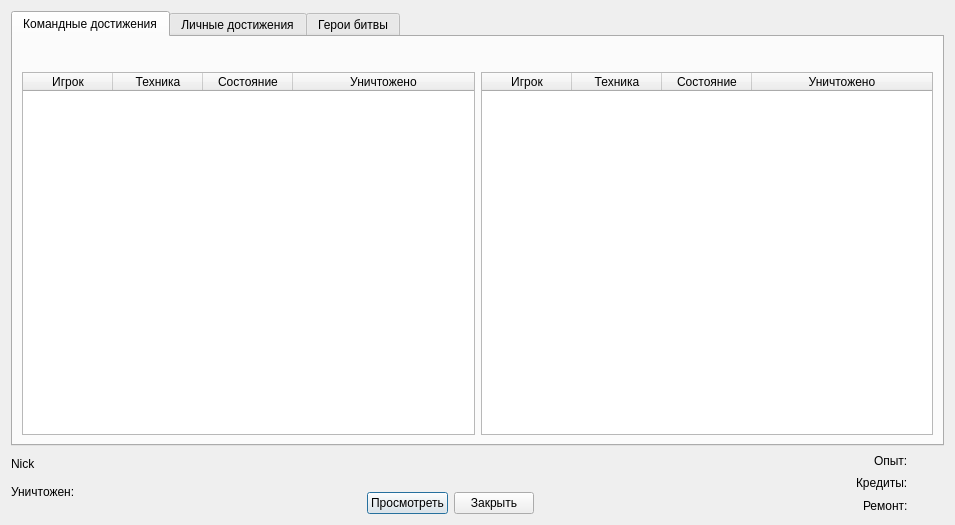
<?xml version="1.0" encoding="UTF-8"?>
<ui version="4.0">
 <class>ReplayInfo</class>
 <widget class="QDialog" name="ReplayInfo">
  <property name="geometry">
   <rect>
    <x>0</x>
    <y>0</y>
    <width>955</width>
    <height>525</height>
   </rect>
  </property>
  <property name="minimumSize">
   <size>
    <width>940</width>
    <height>525</height>
   </size>
  </property>
  <property name="windowTitle">
   <string>Dialog</string>
  </property>
  <layout class="QVBoxLayout" name="verticalLayout_8">
   <item>
    <widget class="QTabWidget" name="tabWidget">
     <property name="tabShape">
      <enum>QTabWidget::Rounded</enum>
     </property>
     <property name="currentIndex">
      <number>0</number>
     </property>
     <property name="elideMode">
      <enum>Qt::ElideNone</enum>
     </property>
     <property name="documentMode">
      <bool>false</bool>
     </property>
     <property name="tabsClosable">
      <bool>false</bool>
     </property>
     <property name="movable">
      <bool>false</bool>
     </property>
     <widget class="QWidget" name="tab">
      <attribute name="title">
       <string>Командные достижения</string>
      </attribute>
      <layout class="QVBoxLayout" name="verticalLayout_9">
       <item>
        <layout class="QHBoxLayout" name="horizontalLayout_13">
         <item>
          <spacer name="horizontalSpacer_15">
           <property name="orientation">
            <enum>Qt::Horizontal</enum>
           </property>
           <property name="sizeHint" stdset="0">
            <size>
             <width>40</width>
             <height>20</height>
            </size>
           </property>
          </spacer>
         </item>
         <item>
          <widget class="QLabel" name="IsWinLabel">
           <property name="text">
            <string/>
           </property>
          </widget>
         </item>
         <item>
          <spacer name="horizontalSpacer_16">
           <property name="orientation">
            <enum>Qt::Horizontal</enum>
           </property>
           <property name="sizeHint" stdset="0">
            <size>
             <width>40</width>
             <height>20</height>
            </size>
           </property>
          </spacer>
         </item>
        </layout>
       </item>
       <item>
        <layout class="QHBoxLayout" name="horizontalLayout_3">
         <item>
          <widget class="QTableWidget" name="TeamMyTable">
           <property name="editTriggers">
            <set>QAbstractItemView::NoEditTriggers</set>
           </property>
           <property name="dragDropOverwriteMode">
            <bool>false</bool>
           </property>
           <property name="selectionMode">
            <enum>QAbstractItemView::SingleSelection</enum>
           </property>
           <property name="selectionBehavior">
            <enum>QAbstractItemView::SelectRows</enum>
           </property>
           <property name="sortingEnabled">
            <bool>true</bool>
           </property>
           <attribute name="horizontalHeaderDefaultSectionSize">
            <number>90</number>
           </attribute>
           <attribute name="horizontalHeaderShowSortIndicator" stdset="0">
            <bool>true</bool>
           </attribute>
           <attribute name="horizontalHeaderStretchLastSection">
            <bool>true</bool>
           </attribute>
           <attribute name="verticalHeaderDefaultSectionSize">
            <number>18</number>
           </attribute>
           <column>
            <property name="text">
             <string>Игрок</string>
            </property>
           </column>
           <column>
            <property name="text">
             <string>Техника</string>
            </property>
           </column>
           <column>
            <property name="text">
             <string>Состояние</string>
            </property>
           </column>
           <column>
            <property name="text">
             <string>Уничтожено</string>
            </property>
           </column>
          </widget>
         </item>
         <item>
          <widget class="QTableWidget" name="TeamEnemesTable">
           <property name="editTriggers">
            <set>QAbstractItemView::NoEditTriggers</set>
           </property>
           <property name="dragDropOverwriteMode">
            <bool>false</bool>
           </property>
           <property name="selectionMode">
            <enum>QAbstractItemView::SingleSelection</enum>
           </property>
           <property name="selectionBehavior">
            <enum>QAbstractItemView::SelectRows</enum>
           </property>
           <property name="sortingEnabled">
            <bool>true</bool>
           </property>
           <attribute name="horizontalHeaderDefaultSectionSize">
            <number>90</number>
           </attribute>
           <attribute name="horizontalHeaderStretchLastSection">
            <bool>true</bool>
           </attribute>
           <attribute name="verticalHeaderDefaultSectionSize">
            <number>18</number>
           </attribute>
           <column>
            <property name="text">
             <string>Игрок</string>
            </property>
           </column>
           <column>
            <property name="text">
             <string>Техника</string>
            </property>
           </column>
           <column>
            <property name="text">
             <string>Состояние</string>
            </property>
           </column>
           <column>
            <property name="text">
             <string>Уничтожено</string>
            </property>
           </column>
          </widget>
         </item>
        </layout>
       </item>
      </layout>
     </widget>
     <widget class="QWidget" name="tab_2">
      <attribute name="title">
       <string>Личные достижения</string>
      </attribute>
      <layout class="QVBoxLayout" name="verticalLayout_10">
       <item>
        <layout class="QHBoxLayout" name="horizontalLayout_14">
         <item>
          <spacer name="horizontalSpacer_17">
           <property name="orientation">
            <enum>Qt::Horizontal</enum>
           </property>
           <property name="sizeHint" stdset="0">
            <size>
             <width>40</width>
             <height>20</height>
            </size>
           </property>
          </spacer>
         </item>
         <item>
          <widget class="QLabel" name="IsWinLabel_2">
           <property name="text">
            <string/>
           </property>
          </widget>
         </item>
         <item>
          <spacer name="horizontalSpacer_18">
           <property name="orientation">
            <enum>Qt::Horizontal</enum>
           </property>
           <property name="sizeHint" stdset="0">
            <size>
             <width>40</width>
             <height>20</height>
            </size>
           </property>
          </spacer>
         </item>
        </layout>
       </item>
       <item>
        <layout class="QHBoxLayout" name="horizontalLayout_2">
         <item>
          <layout class="QVBoxLayout" name="verticalLayout_4">
           <item>
            <widget class="QLabel" name="iKilled">
             <property name="text">
              <string>Уничтожил:</string>
             </property>
            </widget>
           </item>
           <item>
            <widget class="QListWidget" name="KilledList"/>
           </item>
           <item>
            <layout class="QHBoxLayout" name="ShotsLayout">
             <item>
              <widget class="QLabel" name="iShots">
               <property name="text">
                <string>Произвёл выстрелов: </string>
               </property>
              </widget>
             </item>
             <item>
              <widget class="QLabel" name="ShotsLabel">
               <property name="text">
                <string/>
               </property>
              </widget>
             </item>
             <item>
              <spacer name="horizontalSpacer_10">
               <property name="orientation">
                <enum>Qt::Horizontal</enum>
               </property>
               <property name="sizeHint" stdset="0">
                <size>
                 <width>16</width>
                 <height>20</height>
                </size>
               </property>
              </spacer>
             </item>
            </layout>
           </item>
           <item>
            <layout class="QHBoxLayout" name="GetPointLayout">
             <item>
              <widget class="QLabel" name="iGetPoint">
               <property name="text">
                <string>Захват базы: </string>
               </property>
              </widget>
             </item>
             <item>
              <widget class="QLabel" name="GetCPoint">
               <property name="text">
                <string/>
               </property>
              </widget>
             </item>
             <item>
              <widget class="QLabel" name="iPersent">
               <property name="text">
                <string>%</string>
               </property>
              </widget>
             </item>
             <item>
              <spacer name="horizontalSpacer_11">
               <property name="orientation">
                <enum>Qt::Horizontal</enum>
               </property>
               <property name="sizeHint" stdset="0">
                <size>
                 <width>25</width>
                 <height>20</height>
                </size>
               </property>
              </spacer>
             </item>
            </layout>
           </item>
          </layout>
         </item>
         <item>
          <layout class="QVBoxLayout" name="verticalLayout_3">
           <item>
            <widget class="QLabel" name="iDamaged">
             <property name="text">
              <string>Повредил:</string>
             </property>
            </widget>
           </item>
           <item>
            <widget class="QListWidget" name="DamagedList"/>
           </item>
           <item>
            <layout class="QHBoxLayout" name="ShotsLayout_2">
             <item>
              <widget class="QLabel" name="iShots_2">
               <property name="text">
                <string>Попал по цели: </string>
               </property>
              </widget>
             </item>
             <item>
              <widget class="QLabel" name="ShotsToEnemy">
               <property name="text">
                <string/>
               </property>
              </widget>
             </item>
             <item>
              <spacer name="horizontalSpacer_12">
               <property name="orientation">
                <enum>Qt::Horizontal</enum>
               </property>
               <property name="sizeHint" stdset="0">
                <size>
                 <width>20</width>
                 <height>20</height>
                </size>
               </property>
              </spacer>
             </item>
            </layout>
           </item>
           <item>
            <layout class="QHBoxLayout" name="GetPointLayout_2">
             <item>
              <widget class="QLabel" name="iGetPoint_2">
               <property name="text">
                <string>Защита базы: </string>
               </property>
              </widget>
             </item>
             <item>
              <widget class="QLabel" name="DropCP">
               <property name="text">
                <string/>
               </property>
              </widget>
             </item>
             <item>
              <widget class="QLabel" name="ipersent">
               <property name="text">
                <string>%</string>
               </property>
              </widget>
             </item>
             <item>
              <spacer name="horizontalSpacer_13">
               <property name="orientation">
                <enum>Qt::Horizontal</enum>
               </property>
               <property name="sizeHint" stdset="0">
                <size>
                 <width>21</width>
                 <height>20</height>
                </size>
               </property>
              </spacer>
             </item>
            </layout>
           </item>
          </layout>
         </item>
         <item>
          <layout class="QVBoxLayout" name="verticalLayout_2">
           <item>
            <widget class="QLabel" name="iDiscoved">
             <property name="text">
              <string>Обнаружил:</string>
             </property>
            </widget>
           </item>
           <item>
            <widget class="QListWidget" name="DiscovedList"/>
           </item>
           <item>
            <layout class="QHBoxLayout" name="horizontalLayout_5">
             <item>
              <widget class="QLabel" name="iShotsGet">
               <property name="text">
                <string>Попаданий получил: </string>
               </property>
              </widget>
             </item>
             <item>
              <widget class="QLabel" name="ShotsGet">
               <property name="text">
                <string/>
               </property>
              </widget>
             </item>
             <item>
              <spacer name="horizontalSpacer_14">
               <property name="orientation">
                <enum>Qt::Horizontal</enum>
               </property>
               <property name="sizeHint" stdset="0">
                <size>
                 <width>13</width>
                 <height>20</height>
                </size>
               </property>
              </spacer>
             </item>
            </layout>
           </item>
           <item>
            <spacer name="verticalSpacer">
             <property name="orientation">
              <enum>Qt::Vertical</enum>
             </property>
             <property name="sizeType">
              <enum>QSizePolicy::Fixed</enum>
             </property>
             <property name="sizeHint" stdset="0">
              <size>
               <width>20</width>
               <height>22</height>
              </size>
             </property>
            </spacer>
           </item>
          </layout>
         </item>
        </layout>
       </item>
      </layout>
     </widget>
     <widget class="QWidget" name="tab_3">
      <attribute name="title">
       <string>Герои битвы</string>
      </attribute>
      <layout class="QVBoxLayout" name="verticalLayout_11">
       <item>
        <layout class="QHBoxLayout" name="horizontalLayout_15">
         <item>
          <spacer name="horizontalSpacer_19">
           <property name="orientation">
            <enum>Qt::Horizontal</enum>
           </property>
           <property name="sizeHint" stdset="0">
            <size>
             <width>40</width>
             <height>20</height>
            </size>
           </property>
          </spacer>
         </item>
         <item>
          <widget class="QLabel" name="IsWinLabel_3">
           <property name="text">
            <string/>
           </property>
          </widget>
         </item>
         <item>
          <spacer name="horizontalSpacer_20">
           <property name="orientation">
            <enum>Qt::Horizontal</enum>
           </property>
           <property name="sizeHint" stdset="0">
            <size>
             <width>40</width>
             <height>20</height>
            </size>
           </property>
          </spacer>
         </item>
        </layout>
       </item>
       <item>
        <widget class="QListWidget" name="listWidget"/>
       </item>
      </layout>
     </widget>
    </widget>
   </item>
   <item>
    <layout class="QHBoxLayout" name="horizontalLayout_12">
     <property name="sizeConstraint">
      <enum>QLayout::SetMinimumSize</enum>
     </property>
     <item>
      <layout class="QVBoxLayout" name="verticalLayout">
       <item>
        <widget class="QLabel" name="NickLabel">
         <property name="text">
          <string>Nick</string>
         </property>
        </widget>
       </item>
       <item>
        <layout class="QHBoxLayout" name="horizontalLayout">
         <item>
          <widget class="QLabel" name="IKilledBy">
           <property name="text">
            <string>Уничтожен: </string>
           </property>
          </widget>
         </item>
         <item>
          <widget class="QLabel" name="KilledByLabel">
           <property name="text">
            <string/>
           </property>
          </widget>
         </item>
        </layout>
       </item>
       <item>
        <spacer name="horizontalSpacer_9">
         <property name="orientation">
          <enum>Qt::Horizontal</enum>
         </property>
         <property name="sizeType">
          <enum>QSizePolicy::Fixed</enum>
         </property>
         <property name="sizeHint" stdset="0">
          <size>
           <width>165</width>
           <height>1</height>
          </size>
         </property>
        </spacer>
       </item>
       <item>
        <spacer name="verticalSpacer_2">
         <property name="orientation">
          <enum>Qt::Vertical</enum>
         </property>
         <property name="sizeType">
          <enum>QSizePolicy::Ignored</enum>
         </property>
         <property name="sizeHint" stdset="0">
          <size>
           <width>20</width>
           <height>10</height>
          </size>
         </property>
        </spacer>
       </item>
      </layout>
     </item>
     <item>
      <spacer name="horizontalSpacer">
       <property name="orientation">
        <enum>Qt::Horizontal</enum>
       </property>
       <property name="sizeHint" stdset="0">
        <size>
         <width>75</width>
         <height>20</height>
        </size>
       </property>
      </spacer>
     </item>
     <item>
      <layout class="QVBoxLayout" name="verticalLayout_5">
       <item>
        <spacer name="verticalSpacer_3">
         <property name="orientation">
          <enum>Qt::Vertical</enum>
         </property>
         <property name="sizeType">
          <enum>QSizePolicy::Minimum</enum>
         </property>
         <property name="sizeHint" stdset="0">
          <size>
           <width>20</width>
           <height>40</height>
          </size>
         </property>
        </spacer>
       </item>
       <item>
        <layout class="QHBoxLayout" name="horizontalLayout_4">
         <item>
          <widget class="QPushButton" name="WatchReplayButton">
           <property name="text">
            <string>Просмотреть</string>
           </property>
          </widget>
         </item>
         <item>
          <widget class="QPushButton" name="CloseButton">
           <property name="text">
            <string>Закрыть</string>
           </property>
          </widget>
         </item>
        </layout>
       </item>
      </layout>
     </item>
     <item>
      <spacer name="horizontalSpacer_2">
       <property name="orientation">
        <enum>Qt::Horizontal</enum>
       </property>
       <property name="sizeType">
        <enum>QSizePolicy::MinimumExpanding</enum>
       </property>
       <property name="sizeHint" stdset="0">
        <size>
         <width>40</width>
         <height>20</height>
        </size>
       </property>
      </spacer>
     </item>
     <item>
      <layout class="QVBoxLayout" name="verticalLayout_7">
       <property name="sizeConstraint">
        <enum>QLayout::SetMinimumSize</enum>
       </property>
       <item>
        <layout class="QHBoxLayout" name="horizontalLayout_11">
         <property name="sizeConstraint">
          <enum>QLayout::SetMinimumSize</enum>
         </property>
         <item>
          <spacer name="horizontalSpacer_6">
           <property name="orientation">
            <enum>Qt::Horizontal</enum>
           </property>
           <property name="sizeHint" stdset="0">
            <size>
             <width>20</width>
             <height>6</height>
            </size>
           </property>
          </spacer>
         </item>
         <item>
          <widget class="QLabel" name="iExp">
           <property name="text">
            <string>Опыт: </string>
           </property>
          </widget>
         </item>
        </layout>
       </item>
       <item>
        <layout class="QHBoxLayout" name="horizontalLayout_10">
         <item>
          <spacer name="horizontalSpacer_7">
           <property name="orientation">
            <enum>Qt::Horizontal</enum>
           </property>
           <property name="sizeHint" stdset="0">
            <size>
             <width>26</width>
             <height>6</height>
            </size>
           </property>
          </spacer>
         </item>
         <item>
          <widget class="QLabel" name="iCredit">
           <property name="text">
            <string>Кредиты: </string>
           </property>
          </widget>
         </item>
        </layout>
       </item>
       <item>
        <layout class="QHBoxLayout" name="horizontalLayout_9">
         <item>
          <spacer name="horizontalSpacer_8">
           <property name="orientation">
            <enum>Qt::Horizontal</enum>
           </property>
           <property name="sizeHint" stdset="0">
            <size>
             <width>17</width>
             <height>6</height>
            </size>
           </property>
          </spacer>
         </item>
         <item>
          <widget class="QLabel" name="iRepair">
           <property name="text">
            <string>Ремонт: </string>
           </property>
          </widget>
         </item>
        </layout>
       </item>
      </layout>
     </item>
     <item>
      <layout class="QVBoxLayout" name="verticalLayout_6">
       <item>
        <layout class="QHBoxLayout" name="horizontalLayout_6">
         <item>
          <spacer name="horizontalSpacer_3">
           <property name="orientation">
            <enum>Qt::Horizontal</enum>
           </property>
           <property name="sizeType">
            <enum>QSizePolicy::Preferred</enum>
           </property>
           <property name="sizeHint" stdset="0">
            <size>
             <width>20</width>
             <height>6</height>
            </size>
           </property>
          </spacer>
         </item>
         <item>
          <widget class="QLabel" name="Exp">
           <property name="text">
            <string/>
           </property>
          </widget>
         </item>
        </layout>
       </item>
       <item>
        <layout class="QHBoxLayout" name="horizontalLayout_7">
         <item>
          <spacer name="horizontalSpacer_4">
           <property name="orientation">
            <enum>Qt::Horizontal</enum>
           </property>
           <property name="sizeType">
            <enum>QSizePolicy::Preferred</enum>
           </property>
           <property name="sizeHint" stdset="0">
            <size>
             <width>20</width>
             <height>6</height>
            </size>
           </property>
          </spacer>
         </item>
         <item>
          <widget class="QLabel" name="Credits">
           <property name="text">
            <string/>
           </property>
          </widget>
         </item>
        </layout>
       </item>
       <item>
        <layout class="QHBoxLayout" name="horizontalLayout_8">
         <item>
          <spacer name="horizontalSpacer_5">
           <property name="orientation">
            <enum>Qt::Horizontal</enum>
           </property>
           <property name="sizeType">
            <enum>QSizePolicy::Maximum</enum>
           </property>
           <property name="sizeHint" stdset="0">
            <size>
             <width>20</width>
             <height>6</height>
            </size>
           </property>
          </spacer>
         </item>
         <item>
          <widget class="QLabel" name="Repair">
           <property name="text">
            <string/>
           </property>
          </widget>
         </item>
        </layout>
       </item>
      </layout>
     </item>
    </layout>
   </item>
  </layout>
 </widget>
 <resources/>
 <connections/>
</ui>
